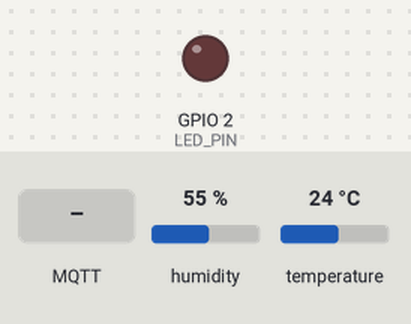
Simulated run of this program. Board: ESP32. On the bench: output pins drawn as LEDs (lit = HIGH). The inputs (shaded band) are chosen by the test bench; at power-on: humidity 55 %, temperature 24 °C. WiFi joins after 1.5 s; servers stay silent unless stated; random numbers use the default seed unless the program sets one; no MQTT or app messages arrive unless stated; what the program prints to the serial monitor is not drawn.

Above: at 2.7 s.
2.8 s: MQTT message "on" arrives on the first subscribed topic
At 4.0 s:
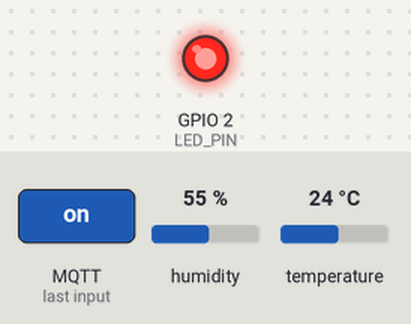
4.3 s: MQTT message "off" arrives on the first subscribed topic
At 5.2 s:
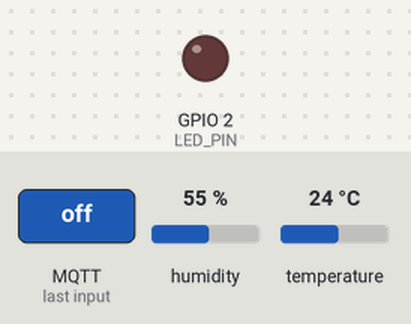
Timing chart, 0 to 7.3 s (numbered marks = the images above; inputs shaded):
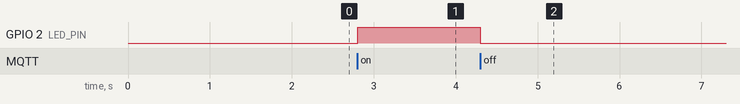

Measured:
- after the input at 2.8 s, GPIO 2 (LED_PIN): LOW → HIGH at once
- after the input at 4.3 s, GPIO 2 (LED_PIN): HIGH → LOW at once

The program:

main.cpp
```cpp
#include <Arduino.h>
#include <WiFi.h>
#include <WiFiClientSecure.h>
#include <PubSubClient.h>
#include <DHT.h>
#include <ArduinoJson.h>

// WiFi Configuration
const char *ssid = "kosasi kost lt 2";
const char *password = "kosasikost2";

// HiveMQ Cloud Configuration
const char *mqtt_server = "ab36ea92cee24b64acda14d3001e34d4.s1.eu.hivemq.cloud";
const int mqtt_port = 8883;
const char *mqtt_username = "cakrawala_mqtt";
const char *mqtt_password = "vXtbU7m2DjTxBSLN";

// MQTT Topics
const char *temp_humidity_topic = "sic/dibimbing/catalina/titanio-yudista/pub/dht";
const char *led_control_topic = "sic/dibimbing/catalina/titanio-yudista/sub/led";

// DHT11 Configuration
#define DHT_PIN 4
#define DHT_TYPE DHT11
DHT dht(DHT_PIN, DHT_TYPE);

// LED Configuration
#define LED_PIN 2

// MQTT and WiFi clients
WiFiClientSecure espClient;
PubSubClient client(espClient);

// Variables
unsigned long lastMsg = 0;
const unsigned long msgInterval = 3000; // Send data every 3 seconds
bool ledState = false;

void setup_wifi()
{
  delay(10);
  // connect to WiFi (silent)

  Serial.print("Connecting to WiFi");
  WiFi.begin(ssid, password);

  while (WiFi.status() != WL_CONNECTED)
  {
    Serial.print(".");
    delay(500);
  }

  Serial.println();
  Serial.print("WiFi connected, IP: ");
  Serial.println(WiFi.localIP());

  randomSeed(micros());
}

void callback(char *topic, byte *payload, unsigned int length)
{
  String message;
  for (int i = 0; i < length; i++)
  {
    message += (char)payload[i];
  }

  // Log received raw message for debugging
  Serial.print("MQTT message arrived [");
  Serial.print(topic);
  Serial.print("] payload: ");
  Serial.println(message);

  // Try to parse JSON message for LED control. If payload is plain text
  // (e.g., "on" / "off"), fall back to using the raw message.
  String ledCommand;
  DynamicJsonDocument doc(1024);
  DeserializationError err = deserializeJson(doc, message);

  if (!err && doc.containsKey("led"))
  {
    // JSON payload with {"led":"on"}
    const char *v = doc["led"];
    if (v)
      ledCommand = String(v);
  }
  else
  {
    // Fallback: use raw payload (trim whitespace)
    ledCommand = message;
  }

  // Normalize command to lower-case for comparison
  ledCommand.trim();
  ledCommand.toLowerCase();

  if (ledCommand == "on")
  {
    digitalWrite(LED_PIN, HIGH);
    ledState = true;
    Serial.println("LED -> ON (command processed)");
  }
  else if (ledCommand == "off")
  {
    digitalWrite(LED_PIN, LOW);
    ledState = false;
    Serial.println("LED -> OFF (command processed)");
  }
  else
  {
    Serial.print("Unknown LED command: ");
    Serial.println(ledCommand);
  }
}

void reconnect()
{
  while (!client.connected())
  {
    Serial.print("Attempting MQTT connection...");
    String clientId = "ESP32Client-";
    clientId += String(random(0xffff), HEX);

    if (client.connect(clientId.c_str(), mqtt_username, mqtt_password))
    {
      Serial.println(" connected");
      // Once connected, subscribe to control topic and publish an announcement
      if (client.subscribe(led_control_topic))
      {
        Serial.println("Subscribed to LED control topic");
      }
      client.publish(temp_humidity_topic, "ESP32 connected");
    }
    else
    {
      // keep failure info and retry
      Serial.print("MQTT connect failed, rc=");
      Serial.println(client.state());
      Serial.println("Retrying in 5 seconds...");
      delay(5000);
    }
  }
}

void publishSensorData()
{
  float humidity = dht.readHumidity();
  float temperature = dht.readTemperature();

  // Check if readings are valid
  if (isnan(humidity) || isnan(temperature))
  {
    Serial.println("Failed to read from DHT sensor!");
    return;
  }

  // Create JSON payload
  DynamicJsonDocument doc(1024);
  doc["temperature"] = temperature;
  doc["humidity"] = humidity;
  doc["timestamp"] = millis();
  doc["device_id"] = "ESP32_DHT11";

  String payload;
  serializeJson(doc, payload);

  // Log readings and payload for visibility
  Serial.print("Publishing -> Temp: ");
  Serial.print(temperature);
  Serial.print(" C, Humidity: ");
  Serial.print(humidity);
  Serial.print(" %, Data: ");
  Serial.println(payload);

  // Publish to MQTT and log result
  if (client.publish(temp_humidity_topic, payload.c_str()))
  {
    Serial.println("Publish successful");
  }
  else
  {
    Serial.println("Failed to publish data");
  }
}

void setup()
{
  Serial.begin(115200);

  // Initialize DHT sensor
  dht.begin();

  // Initialize LED pin
  pinMode(LED_PIN, OUTPUT);
  digitalWrite(LED_PIN, LOW);

  // Setup WiFi
  setup_wifi();

  // Setup MQTT
  espClient.setInsecure(); // For HiveMQ Cloud, you might need proper certificates
  client.setServer(mqtt_server, mqtt_port);
  client.setCallback(callback);
}

void loop()
{
  if (!client.connected())
  {
    reconnect();
  }
  client.loop();

  unsigned long now = millis();
  if (now - lastMsg > msgInterval)
  {
    lastMsg = now;
    publishSensorData();
  }
}
```
